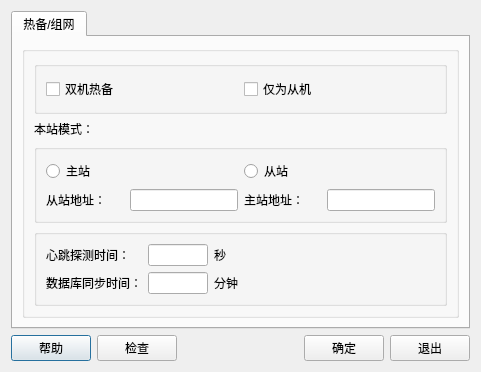
<?xml version="1.0" encoding="UTF-8"?>
<ui version="4.0">
 <class>NetSettingDialog</class>
 <widget class="QDialog" name="NetSettingDialog">
  <property name="geometry">
   <rect>
    <x>0</x>
    <y>0</y>
    <width>481</width>
    <height>319</height>
   </rect>
  </property>
  <property name="windowTitle">
   <string>网络设置</string>
  </property>
  <property name="windowIcon">
   <iconset resource="images.qrc">
    <normaloff>:/images/appicon.png</normaloff>:/images/appicon.png</iconset>
  </property>
  <layout class="QVBoxLayout" name="verticalLayout">
   <item>
    <widget class="QTabWidget" name="tabWidget">
     <property name="currentIndex">
      <number>0</number>
     </property>
     <widget class="QWidget" name="tab">
      <attribute name="title">
       <string>热备/组网</string>
      </attribute>
      <layout class="QVBoxLayout" name="verticalLayout_2">
       <item>
        <widget class="QGroupBox" name="groupBox">
         <property name="title">
          <string/>
         </property>
         <layout class="QVBoxLayout" name="verticalLayout_4">
          <item>
           <widget class="QGroupBox" name="groupBox_2">
            <property name="title">
             <string/>
            </property>
            <layout class="QHBoxLayout" name="horizontalLayout">
             <item>
              <widget class="QCheckBox" name="checkHotStandbyMode">
               <property name="text">
                <string>双机热备</string>
               </property>
              </widget>
             </item>
             <item>
              <widget class="QCheckBox" name="checkClientMode">
               <property name="text">
                <string>仅为从机</string>
               </property>
              </widget>
             </item>
            </layout>
           </widget>
          </item>
          <item>
           <layout class="QVBoxLayout" name="verticalLayout_3">
            <item>
             <widget class="QLabel" name="label">
              <property name="text">
               <string>本站模式：</string>
              </property>
             </widget>
            </item>
            <item>
             <widget class="QGroupBox" name="groupBox_3">
              <property name="title">
               <string/>
              </property>
              <layout class="QGridLayout" name="gridLayout">
               <item row="1" column="1">
                <widget class="QIPAddressEdit" name="editClientAddress">
                 <property name="sizePolicy">
                  <sizepolicy hsizetype="Fixed" vsizetype="Fixed">
                   <horstretch>0</horstretch>
                   <verstretch>0</verstretch>
                  </sizepolicy>
                 </property>
                 <property name="maximumSize">
                  <size>
                   <width>180</width>
                   <height>16777215</height>
                  </size>
                 </property>
                </widget>
               </item>
               <item row="1" column="2">
                <widget class="QLabel" name="label_3">
                 <property name="text">
                  <string>主站地址：</string>
                 </property>
                </widget>
               </item>
               <item row="0" column="0">
                <widget class="QRadioButton" name="rtbnServerStation">
                 <property name="text">
                  <string>主站</string>
                 </property>
                </widget>
               </item>
               <item row="0" column="2">
                <widget class="QRadioButton" name="rtbnClientStation">
                 <property name="text">
                  <string>从站</string>
                 </property>
                </widget>
               </item>
               <item row="1" column="0">
                <widget class="QLabel" name="label_2">
                 <property name="text">
                  <string>从站地址：</string>
                 </property>
                </widget>
               </item>
               <item row="1" column="3">
                <widget class="QIPAddressEdit" name="editServerAddress">
                 <property name="sizePolicy">
                  <sizepolicy hsizetype="Fixed" vsizetype="Fixed">
                   <horstretch>0</horstretch>
                   <verstretch>0</verstretch>
                  </sizepolicy>
                 </property>
                 <property name="maximumSize">
                  <size>
                   <width>180</width>
                   <height>16777215</height>
                  </size>
                 </property>
                </widget>
               </item>
              </layout>
             </widget>
            </item>
           </layout>
          </item>
          <item>
           <widget class="QGroupBox" name="groupBox_4">
            <property name="title">
             <string/>
            </property>
            <layout class="QGridLayout" name="gridLayout_2">
             <item row="1" column="0">
              <widget class="QLabel" name="label_5">
               <property name="text">
                <string>数据库同步时间：</string>
               </property>
              </widget>
             </item>
             <item row="0" column="0">
              <widget class="QLabel" name="label_4">
               <property name="text">
                <string>心跳探测时间：</string>
               </property>
              </widget>
             </item>
             <item row="1" column="2">
              <widget class="QLabel" name="label_7">
               <property name="text">
                <string>分钟</string>
               </property>
              </widget>
             </item>
             <item row="1" column="1">
              <widget class="QLineEdit" name="editDatabaseSyncTime">
               <property name="maximumSize">
                <size>
                 <width>60</width>
                 <height>16777215</height>
                </size>
               </property>
              </widget>
             </item>
             <item row="0" column="2">
              <widget class="QLabel" name="label_6">
               <property name="text">
                <string>秒</string>
               </property>
              </widget>
             </item>
             <item row="0" column="1">
              <widget class="QLineEdit" name="editHeartbeatTime">
               <property name="minimumSize">
                <size>
                 <width>0</width>
                 <height>0</height>
                </size>
               </property>
               <property name="maximumSize">
                <size>
                 <width>60</width>
                 <height>16777215</height>
                </size>
               </property>
              </widget>
             </item>
             <item row="0" column="3">
              <spacer name="horizontalSpacer_2">
               <property name="orientation">
                <enum>Qt::Horizontal</enum>
               </property>
               <property name="sizeHint" stdset="0">
                <size>
                 <width>40</width>
                 <height>20</height>
                </size>
               </property>
              </spacer>
             </item>
            </layout>
           </widget>
          </item>
         </layout>
        </widget>
       </item>
      </layout>
     </widget>
    </widget>
   </item>
   <item>
    <layout class="QHBoxLayout" name="horizontalLayout_7">
     <item>
      <widget class="QPushButton" name="btnHelp">
       <property name="text">
        <string>帮助</string>
       </property>
      </widget>
     </item>
     <item>
      <widget class="QPushButton" name="btnCheck">
       <property name="text">
        <string>检查</string>
       </property>
      </widget>
     </item>
     <item>
      <spacer name="horizontalSpacer">
       <property name="orientation">
        <enum>Qt::Horizontal</enum>
       </property>
       <property name="sizeHint" stdset="0">
        <size>
         <width>40</width>
         <height>20</height>
        </size>
       </property>
      </spacer>
     </item>
     <item>
      <widget class="QPushButton" name="btnOk">
       <property name="text">
        <string>确定</string>
       </property>
      </widget>
     </item>
     <item>
      <widget class="QPushButton" name="btnExit">
       <property name="text">
        <string>退出</string>
       </property>
      </widget>
     </item>
    </layout>
   </item>
  </layout>
 </widget>
 <customwidgets>
  <customwidget>
   <class>QIPAddressEdit</class>
   <extends>QLineEdit</extends>
   <header>QIPAddressEdit.h</header>
  </customwidget>
 </customwidgets>
 <resources>
  <include location="images.qrc"/>
 </resources>
 <connections/>
</ui>
